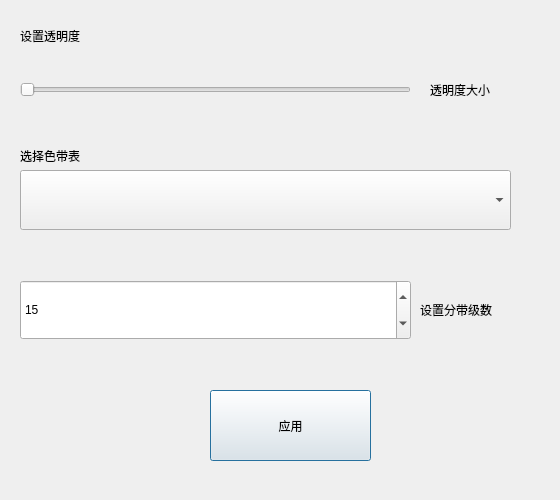
<?xml version="1.0" encoding="UTF-8"?>
<ui version="4.0">
 <class>RasterLayerStyleEditorClass</class>
 <widget class="QDialog" name="RasterLayerStyleEditorClass">
  <property name="geometry">
   <rect>
    <x>0</x>
    <y>0</y>
    <width>560</width>
    <height>500</height>
   </rect>
  </property>
  <property name="minimumSize">
   <size>
    <width>560</width>
    <height>500</height>
   </size>
  </property>
  <property name="maximumSize">
   <size>
    <width>560</width>
    <height>500</height>
   </size>
  </property>
  <property name="windowTitle">
   <string>RasterLayerStyleEditor</string>
  </property>
  <widget class="QLabel" name="label">
   <property name="geometry">
    <rect>
     <x>20</x>
     <y>20</y>
     <width>131</width>
     <height>31</height>
    </rect>
   </property>
   <property name="text">
    <string>设置透明度</string>
   </property>
  </widget>
  <widget class="QSlider" name="opacitySlider">
   <property name="geometry">
    <rect>
     <x>20</x>
     <y>60</y>
     <width>391</width>
     <height>60</height>
    </rect>
   </property>
   <property name="maximum">
    <number>100</number>
   </property>
   <property name="orientation">
    <enum>Qt::Horizontal</enum>
   </property>
  </widget>
  <widget class="QLabel" name="opacityLabel">
   <property name="geometry">
    <rect>
     <x>430</x>
     <y>60</y>
     <width>141</width>
     <height>60</height>
    </rect>
   </property>
   <property name="text">
    <string>透明度大小</string>
   </property>
  </widget>
  <widget class="QLabel" name="label_3">
   <property name="geometry">
    <rect>
     <x>20</x>
     <y>140</y>
     <width>161</width>
     <height>31</height>
    </rect>
   </property>
   <property name="text">
    <string>选择色带表</string>
   </property>
  </widget>
  <widget class="QComboBox" name="colorRampComboBox">
   <property name="geometry">
    <rect>
     <x>20</x>
     <y>170</y>
     <width>491</width>
     <height>60</height>
    </rect>
   </property>
  </widget>
  <widget class="QLabel" name="label_4">
   <property name="geometry">
    <rect>
     <x>420</x>
     <y>280</y>
     <width>121</width>
     <height>60</height>
    </rect>
   </property>
   <property name="text">
    <string>设置分带级数</string>
   </property>
  </widget>
  <widget class="QSpinBox" name="spinBoxBandLevel">
   <property name="geometry">
    <rect>
     <x>20</x>
     <y>280</y>
     <width>391</width>
     <height>60</height>
    </rect>
   </property>
   <property name="value">
    <number>15</number>
   </property>
  </widget>
  <widget class="QPushButton" name="applyButton">
   <property name="geometry">
    <rect>
     <x>210</x>
     <y>390</y>
     <width>161</width>
     <height>71</height>
    </rect>
   </property>
   <property name="text">
    <string>应用</string>
   </property>
  </widget>
 </widget>
 <layoutdefault spacing="6" margin="11"/>
 <resources/>
 <connections/>
</ui>
